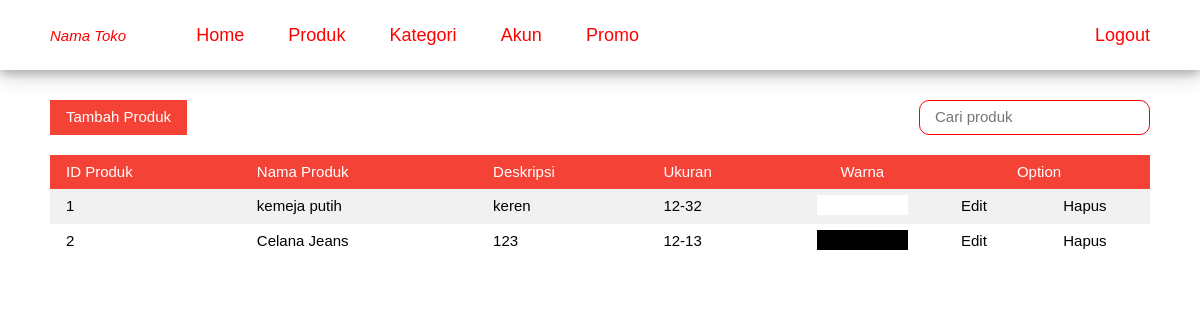
The app's page /admin/product.php with its own data.
### tables this page shows
CREATE TABLE `dataproduct` (
  `idProduct` smallint(5) UNSIGNED NOT NULL,
  `name` char(30) NOT NULL,
  `description` tinytext NOT NULL,
  `size` char(10) NOT NULL,
  `color` char(7) NOT NULL
);

### admin/product.php (the view, shortened to what this page needs)
<?php
    include "../config/config.php";
?>
<!DOCTYPE html>
<html lang="en">
<head>
    <link rel="stylesheet" type="text/css" href="../style/w3.css">
    <link rel="stylesheet" type="text/css" href="../style/css.css">
    <link rel="stylesheet" type="text/css" href="../style/w3.css">
    <link rel="stylesheet" type="text/css" href="../style/css.css">
</head>
<body>
<?php
    include 'menu.php';
?>
<div class="isi">
  <button class="w3-btn w3-red" onclick="document.getElementById('productAdd').style.display='block'">Tambah Produk</button>
  <input type="text" name="search" placeholder="Cari produk" class="search" style="margin: 0 0 20px 0; float: right;">
  <table class="w3-table w3-hoverable w3-striped">
    <tr class="w3-red">
      <td>ID Produk</td>
      <td>Nama Produk</td>
      <td>Deskripsi</td>
      <td>Ukuran</td>
      <td><center>Warna</center></td>
      <td colspan="2"><center>Option</center></td>
    </tr>
    <?php
	    $sql = "SELECT * FROM dataproduct";
        $query = $mysqli->query($sql);
        while($row = $query->fetch_assoc()){
    ?>
    <tr>
    	<td><?php echo $row['idProduct']; ?></td>
    	<td><?php echo $row['name']; ?></td>
    	<td><?php echo $row['description']; ?></td>
    	<td><?php echo $row['size']; ?></td>
    	<td style="padding-right: 20px; padding-left: 20px"><div style="padding: 10px; background-color:<?php echo $row['color']; ?>;"></div></td>
        <td><center><a class="option" onclick="document.getElementById('dataProductEdit').style.display='block'">Edit</a></center></td>
        <td><center><a onclick="productDelete(<?php echo $row['idProduct']; ?>,'<?php echo $row['name']; ?>')" class="option">Hapus</a></center></td>
    </tr>
    <?php
    	}
    ?>
  </table>
</div>
</body>
</html>

### style/w3.css (style rules this page uses)
html { -ms-text-size-adjust:100%;-webkit-text-size-adjust:100% }
body { margin:0 }
a { -webkit-tap-highlight-color:transparent;background-color:transparent }
button,input,optgroup,select,textarea { color:inherit;font:inherit;margin:0 }
button { overflow:visible }
button,select { text-transform:none }
button,html input[type=button],input[type=reset],input[type=submit] { -webkit-appearance:button;cursor:pointer }
html,body { font-family:Verdana,sans-serif;font-size:15px;line-height:1.5 }
a { color:inherit }
table { border-collapse:collapse;border-spacing:0;width:100%;display:table }
table,th,td { border:none }
.w3-striped tbody tr:nth-child(even) { background-color:#f1f1f1 }
.w3-table td,.w3-table th,.w3-table-all td,.w3-table-all th { padding:6px 8px;display:table-cell;text-align:left;vertical-align:top }
.w3-table th:first-child,.w3-table td:first-child,.w3-table-all th:first-child,.w3-table-all td:first-child { padding-left:16px }
.w3-btn,.w3-btn-block { border:none;display:inline-block;outline:0;padding:6px 16px;vertical-align:middle;overflow:hidden;text-decoration:none !important;color:#fff;background-color:#000;text-align:center;cursor:pointer;white-space:nowrap }
.w3-btn,.w3-btn-floating,.w3-btn-floating-large { -webkit-touch-callout:none;-webkit-user-select:none;-khtml-user-select:none;-moz-user-select:none;-ms-user-select:none;user-select:none; }
.w3-navbar a,.w3-topnav a,.w3-sidenav a,.w3-dropnav a,.w3-pagination li a,.w3-hoverable tbody tr,.w3-btn,.w3-btn-floating,.w3-btn-floating-large,.w3-hover-opacity,.w3-hover-shadow,.w3-accordion-content a,.w3-dropdown-content a,.w3-dropdown-click:hover,.w3-dropdown-hover:hover,.w3-opennav,.w3-closenav,.w3-closebtn, .w3-hover-amber,.w3-hover-aqua,.w3-hover-blue,.w3-hover-light-blue,.w3-hover-brown,.w3-hover-cyan,.w3-hover-blue-grey,.w3-hover-green,.w3-hover-light-green,.w3-hover-indigo,.w3-hover-khaki,.w3-hover-lime,.w3-hover-orange,.w3-hover-deep-orange,.w3-hover-pink, .w3-hover-purple,.w3-hover-deep-purple,.w3-hover-red,.w3-hover-sand,.w3-hover-teal,.w3-hover-yellow,.w3-hover-white,.w3-hover-black,.w3-hover-grey,.w3-hover-light-grey,.w3-hover-dark-grey,.w3-hover-text-amber,.w3-hover-text-aqua,.w3-hover-text-blue,.w3-hover-text-light-blue, .w3-hover-text-brown,.w3-hover-text-cyan,.w3-hover-text-blue-grey,.w3-hover-text-green,.w3-hover-text-light-green,.w3-hover-text-indigo,.w3-hover-text-khaki,.w3-hover-text-lime,.w3-hover-text-orange,.w3-hover-text-deep-orange,.w3-hover-text-pink,.w3-hover-text-purple, .w3-hover-text-deep-purple,.w3-hover-text-red,.w3-hover-text-sand,.w3-hover-text-teal,.w3-hover-text-yellow,.w3-hover-text-white,.w3-hover-text-black,.w3-hover-text-grey,.w3-hover-text-light-grey,.w3-hover-text-dark-grey { -webkit-transition:all 0.3s ease;transition:all 0.3s ease }
.w3-red,.w3-hover-red:hover { color:#fff !important;background-color:#f44336 !important }

### style/css.css (style rules this page uses)
.search { margin: -5px 30px 0 0; border: 1px solid red; border-radius: 10px; padding: 5px 15px; }
.isi { padding: 30px 50px; }
.option { text-decoration: none; cursor: pointer; }

### records on screen
dataproduct: idProduct "1", name "kemeja putih", description "keren", size "12-32"
dataproduct: idProduct "2", name "Celana Jeans", description "123", size "12-13"
